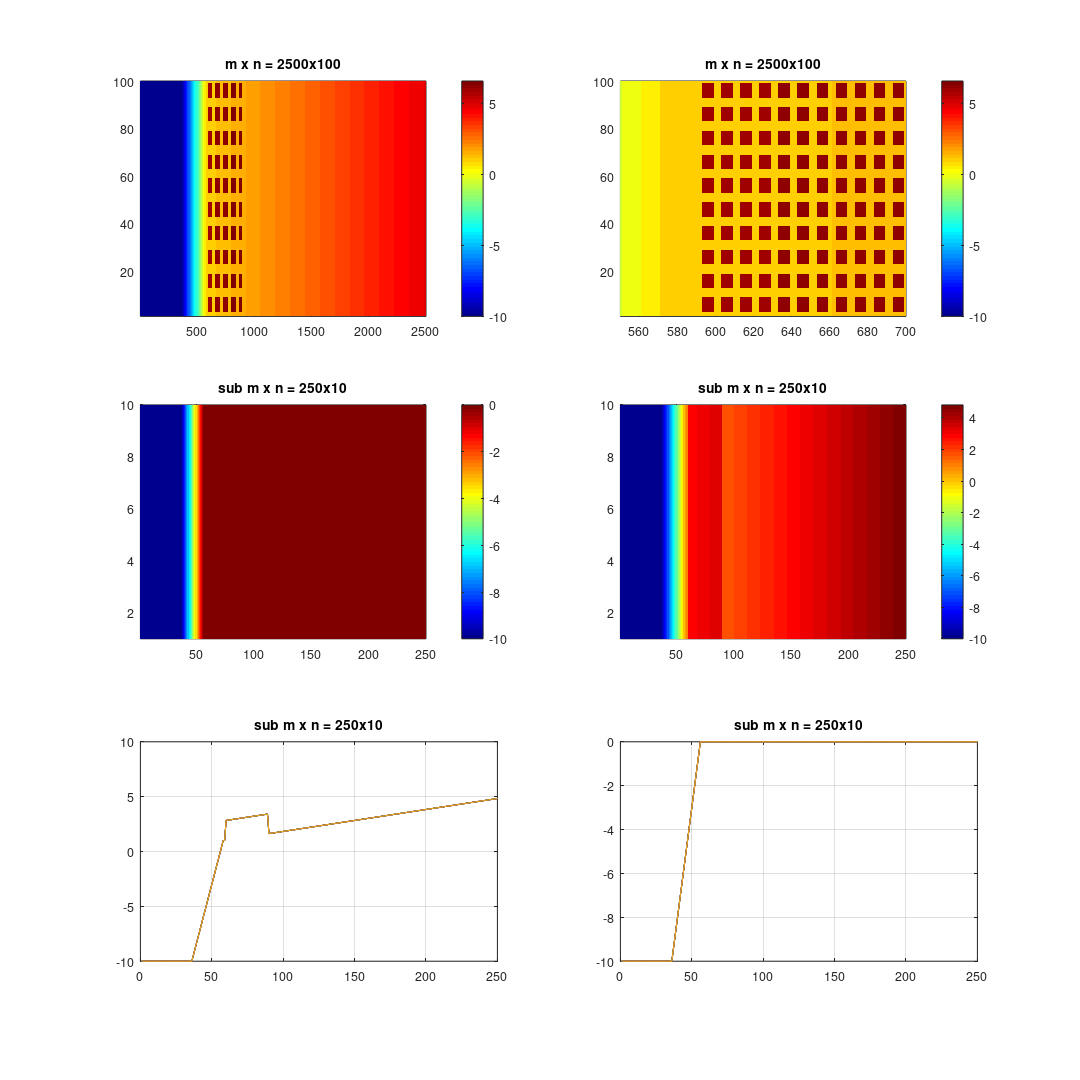

MATLAB code to generate this figure: (Note: this script raises an error after producing the figure.)
clear all
% beach
nx_total=250; % total coarse grid
ny_total=10;
dx=20.0;
dy=20.0;
dep_offshore=10.0;
slope=0.025;
slope_land=0.001;
X_toe=700.0;
X_land = X_toe+450;;
land=-1.0;
house=-5.0;
x=[0:nx_total-1]*dx;
y=[0:ny_total-1]*dy; 
dep=zeros(ny_total,nx_total)+dep_offshore;
for j=1:ny_total
for i=1:nx_total
if x(i)>X_toe
dep(j,i)=dep_offshore-slope*(x(i)-X_toe);
end
if x(i)>X_land
dep(j,i)=land-slope_land*(x(i)-X_land);
end
end
end

% cell info
cell_m=10;
cell_n=10;
obs_m=6;
obs_n=6;
dep_bottom=9999.0;
dep_top=house;

% grid info
m=nx_total*cell_m;
n=ny_total*cell_n;
m_start=60;
n_start=1;
nx_blocks=30;
ny_blocks=10;

m_obs1=1+floor((cell_m-obs_m)/2);
m_obs2=1+floor((cell_m-obs_m)/2)+obs_m-1;
n_obs1=1+floor((cell_n-obs_n)/2);
n_obs2=1+floor((cell_n-obs_n)/2)+obs_n-1;

dep_cell=zeros(cell_n,cell_m);
dep_cell(n_obs1:n_obs2,m_obs1:m_obs2)=dep_top;

dep_full=zeros([n,m]);
for j=1:n
for i=1:m
jj=floor((j-1)/cell_n)+1;
ii=floor((i-1)/cell_m)+1;
dep_full(j,i)=dep(jj,ii);
end
end

icount=0;
for j=1:ny_blocks
for i=1:nx_blocks
m1=(m_start-1)*cell_m+(i-1)*cell_m+1;
m2=m1+cell_m-1;
n1=(n_start-1)*cell_n+(j-1)*cell_n+1;
n2=n1+cell_n-1;

j_coarse=n_start+(j-1);
i_coarse=m_start+(i-1);
dep_cell_add(:,:)=dep(j_coarse,i_coarse)+dep_cell(:,:);
dep_full(n1:n2,m1:m2)=dep_cell_add(:,:);

icount=icount+1;
for jj=1:cell_n
for ii=1:cell_m
dep_sub_writeout(icount,1)=i+m_start-1;
dep_sub_writeout(icount,2)=j+n_start-1;
dep_sub_writeout(icount,2+(jj-1)*cell_n+ii)=dep_cell_add(jj,ii);
end
end

end
end

dep_level=dep_full;
dep_level(dep_full<0.0)=0.0;
dep_has_land=dep_full;

% output subgrid
for j=1:ny_total
for i=1:nx_total
n1=(j-1)*cell_n+1;
n2=n1+cell_n-1;
m1=(i-1)*cell_m+1;
m2=m1+cell_m-1;
dep_sub(j,i)=sum(sum(dep_level(n1:n2,m1:m2)))/cell_m/cell_m;
dep_sub_has_land(j,i)=sum(sum(dep_has_land(n1:n2,m1:m2)))/cell_m/cell_m;
end
end

h=figure(1);
wid=12;
len=12;
set(h,'units','inches','paperunits','inches','papersize', [wid len],'position',[1 1 wid len],'paperposition',[0 0 wid len]);
clf
colormap jet
subplot(3,2,1)
pcolor(-dep_full),shading flat
colorbar
tit=['m x n = ' num2str(m) 'x' num2str(n)];
title(tit)

subplot(3,2,2)
pcolor(-dep_full),shading flat
colorbar
tit=['m x n = ' num2str(m) 'x' num2str(n)];
title(tit)
axis([550 700 1 100])

subplot(3,2,3)
pcolor(-dep_sub),shading flat
colorbar
tit=['sub m x n = ' num2str(nx_total) 'x' num2str(ny_total)];
title(tit)

subplot(3,2,4)
pcolor(-dep_sub_has_land),shading flat
colorbar
tit=['sub m x n = ' num2str(nx_total) 'x' num2str(ny_total)];
title(tit)

subplot(3,2,5)
plot(-dep_sub_has_land'),shading flat
grid
tit=['sub m x n = ' num2str(nx_total) 'x' num2str(ny_total)];
title(tit)
subplot(3,2,6)
plot(-dep_sub'),shading flat
grid
tit=['sub m x n = ' num2str(nx_total) 'x' num2str(ny_total)];
title(tit)


print('-djpeg',['plots/all_info.jpg'])

name_full=['dep_full_' num2str(m) 'x' num2str(n) '.txt'];
name_sub=['dep_sub_' num2str(nx_total) 'x' num2str(ny_total) '.txt'];
name_sub_land=['dep_sub_has_land_' num2str(nx_total) 'x' num2str(ny_total) '.txt'];

save('-ASCII', name_sub, 'dep_sub');
save('-ASCII', name_sub_land, 'dep_sub_has_land');
save('-ASCII', name_full, 'dep_full');
fid = fopen('dep_sub_info.txt', 'wt');
  fprintf(fid, ['%5d','%5d', repmat('%6.1f',1,cell_m*cell_n),'\n'], dep_sub_writeout');
fclose(fid);






